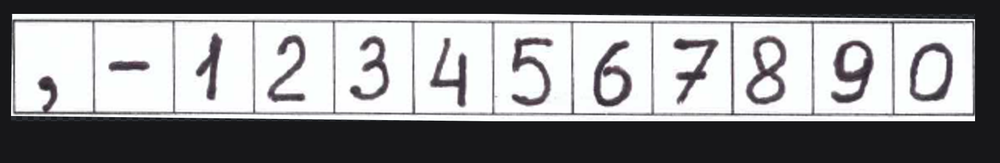
#> input picture data/ref_pics/ref_pics_raw.png, 1000 x 163 px, shrunk from 1723 x 281 before the run, found by its file name
$ jupyter execute --allow-errors prepare_ref_cells.ipynb
#> lines starting #> are read from the running program, lines starting #| are printed output that depends on the picture; after the words box and inside, x2 and y2 are one past the last pixel; in counts of white or black regions, pixels touching at a corner belong together
#> further down, image_ref_pics is the input picture: shape (163, 1000, 3); mean B, G, R 149.3, 147.6, 147.5
[cell 1]
import cv2
import matplotlib.pyplot as plt
import numpy as np

[cell 2]
def get_contours(image_path):
    # Загрузка изображения
    image = cv2.imread(image_path, cv2.IMREAD_GRAYSCALE)
#> image: shape (163, 1000); min 6, max 255, mean 147.4

    # Инвертируем изображение (пунктирные линии должны быть белыми)
    _, binary = cv2.threshold(image, 150, 255, cv2.THRESH_BINARY_INV)
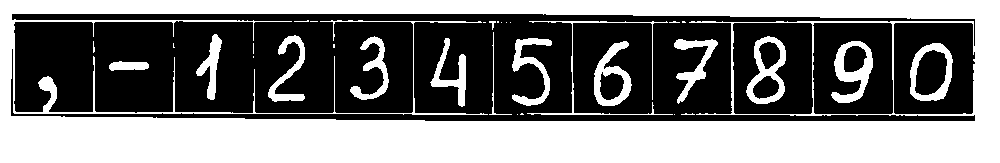
#> binary: shape (163, 1000); 47.1% white; 33 white regions (18 under 20 px)

    # Применяем размытие, чтобы убрать шум
    blurred = cv2.GaussianBlur(binary, (5, 5), 0)
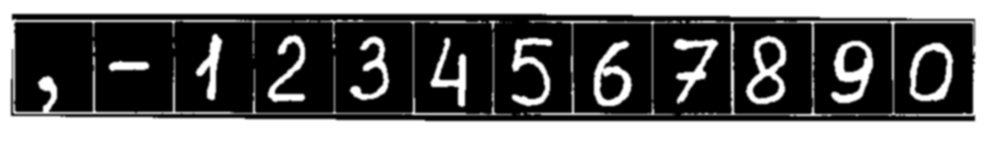
#> blurred: shape (163, 1000); min 0, max 255, mean 120

    # Используем морфологию для выделения прямоугольных структур
    kernel = cv2.getStructuringElement(cv2.MORPH_RECT, (5, 5))
    processed = cv2.morphologyEx(blurred, cv2.MORPH_CLOSE, kernel, iterations=1)
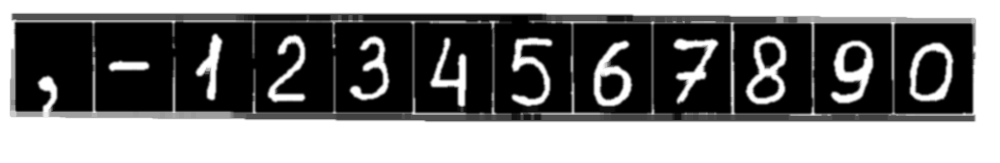
#> processed: shape (163, 1000); min 0, max 255, mean 123

    # Поиск контуров
    contours, _ = cv2.findContours(processed, cv2.RETR_TREE, cv2.CHAIN_APPROX_SIMPLE)
#> contours = 24 contours; largest, box (x1, y1, x2, y2) and area: (0, 0, 1000, 163) 161838, (95, 23, 333, 112) 19898, (895, 24, 972, 113) 6671, (815, 24, 892, 113) 6624, (734, 24, 812, 113) 6608
    contours = sorted(contours, key=lambda x: x[0][0][1])
    contours = sorted(contours, key=lambda x: x[0][0][0])
    contours = sorted(contours, key=lambda c: (cv2.boundingRect(c)[1], cv2.boundingRect(c)[0]))

    # Копия изображения для отображения результатов
    output = cv2.cvtColor(image, cv2.COLOR_GRAY2BGR)

    # Фильтруем и выделяем только прямоугольные блоки
    contours_valid = []
    for contour in contours:
        x, y, w, h = cv2.boundingRect(contour)
        # Условие для фильтрации блоков по размеру
        if 100 < w < 150 and 100 < h < 200:  # Подстраивайте размеры под бланк
            contours_valid.append(contour)
            cv2.rectangle(output, (x, y), (x + w, y + h), (0, 255, 0), 2)
#> this loop made 24 passes
#> (x, y, w, h) on passes 2 to 13: (495, 15, 76, 98), (16, 23, 76, 88), (95, 23, 238, 89), (335, 23, 77, 89), (415, 23, 77, 90), (574, 24, 77, 89), (654, 24, 76, 89), (734, 24, 78, 89), (815, 24, 77, 89), (895, 24, 77, 89), (194, 32, 30, 70), (266, 33, 41, 71)
#> (contour, x, y, w, h) on pass 1: ([[0, 0], [0, 162], [999, 162], [999, 0]], 0, 0, 1000, 163)
#> after the loop, contours_valid = []

    return contours_valid, output

[cell 3]
image_ref_pics = cv2.imread("C:/Users/zamko/Documents/mom_project/repo/data/ref_pics/ref_pics_raw.png")

[cell 4]
contours_valid, output = get_contours("C:/Users/zamko/Documents/mom_project/repo/data/ref_pics/ref_pics_raw.png")
#> contours_valid = []
